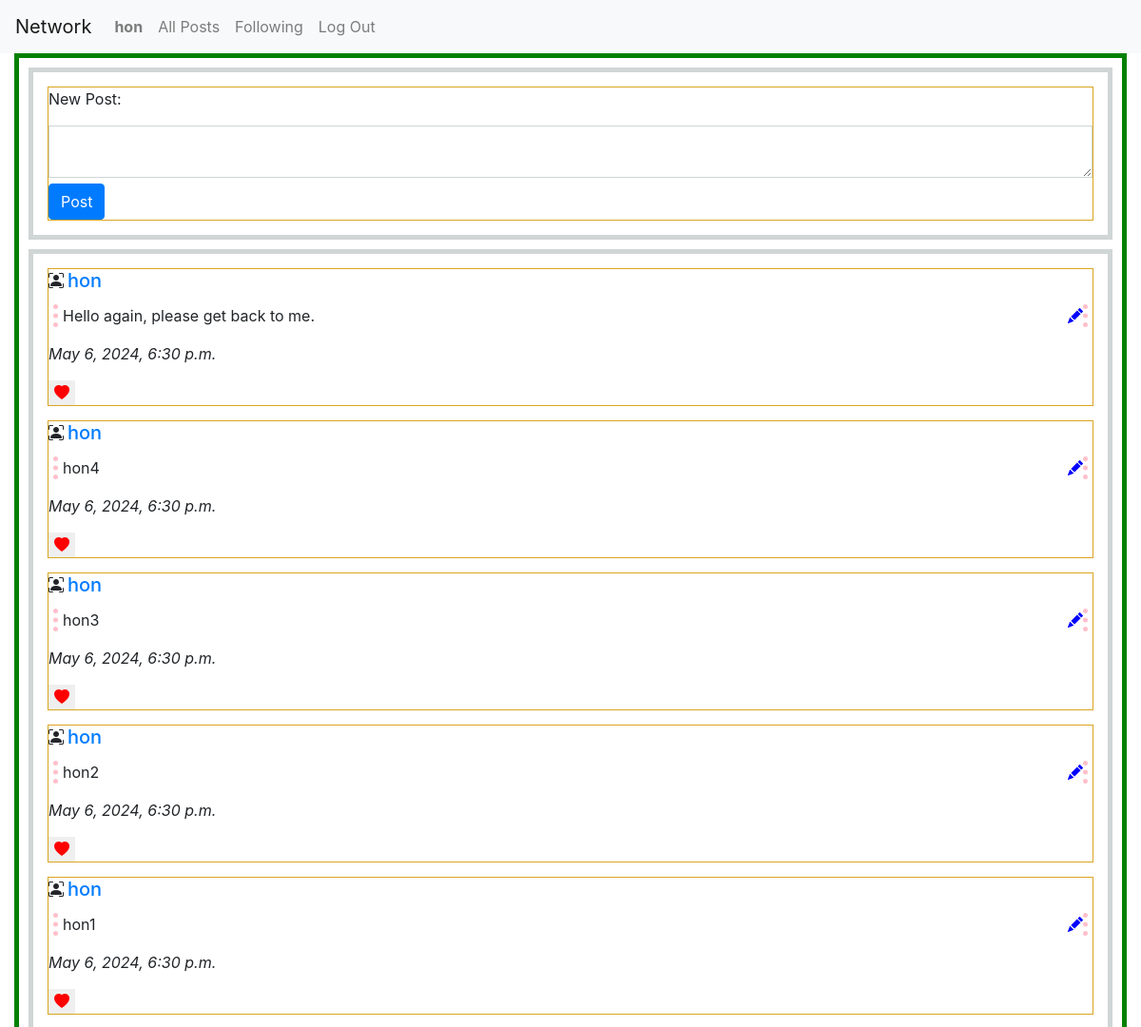
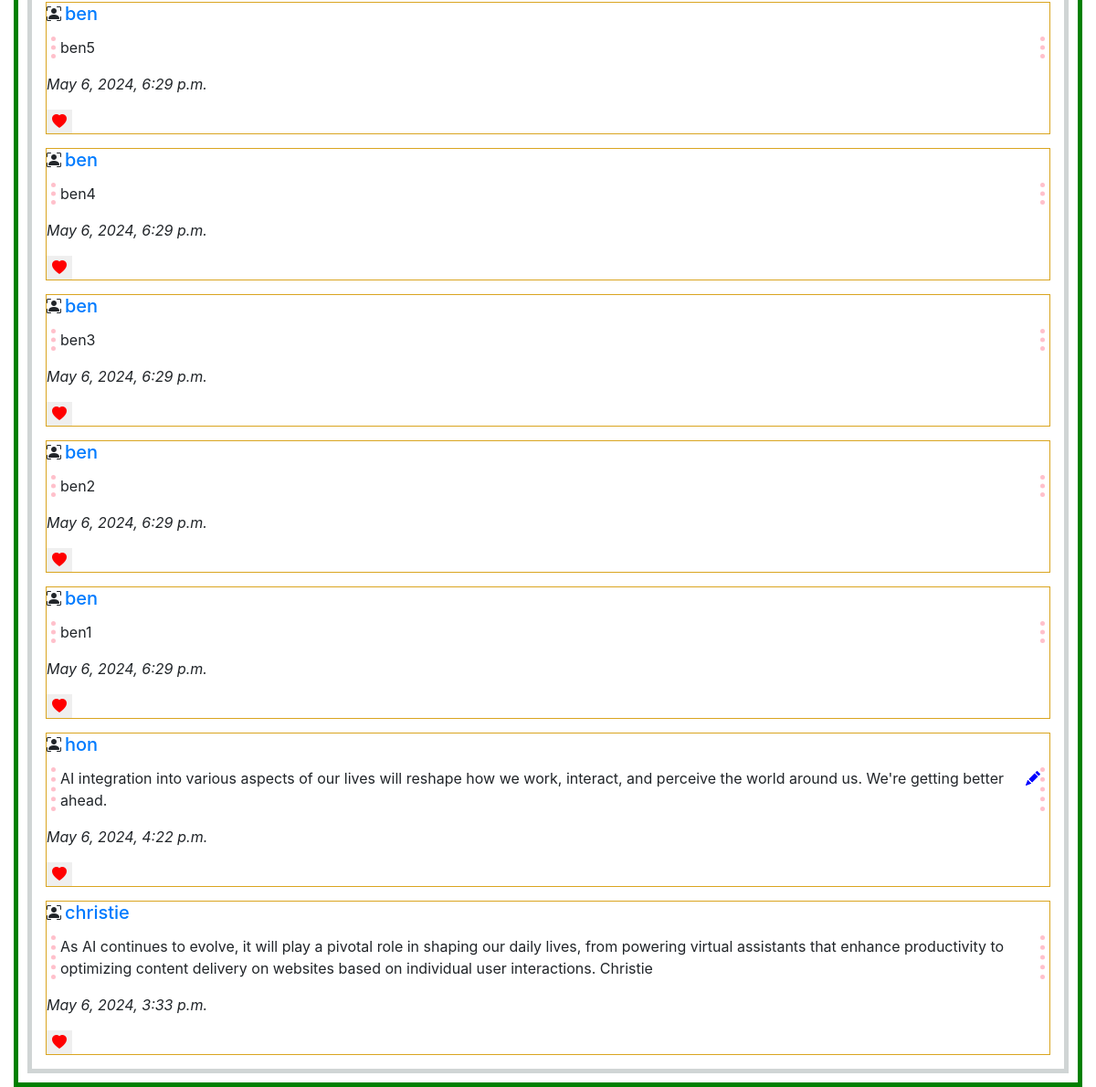
/ (signed in), run on the app's committed database (2 pictures, top to bottom).
### network/models.py (models this page shows)
class User(AbstractUser):
    pass

class Post(models.Model):
    poster=models.ForeignKey(User,on_delete=models.CASCADE,related_name="posts")
    content=models.TextField()
    timestamp=models.DateTimeField(auto_now_add=True)

### network/views.py (the view)
# urls.py: path("", views.index, name="index"),
def index(request):
    posts=Post.objects.filter(poster__in=User.objects.all())
    posts=posts.order_by('-timestamp')
    like_counts=[(post.id,post.post_likes.count()) for post in posts]
    for key,value in like_counts:
        print(value)
        logging.debug(f'value::{value}')
    logging.debug(f'like_counts dict ::{like_counts}')
    return render(request, "network/index.html",{'posts':posts,'like_counts':like_counts})

### network/templates/network/index.html (shortened to what this page needs)
{% extends "network/layout.html" %}
{% load static %}
{%block body %}
<div class="index-container">
  <div class="new-post">
    <form action="{% url 'posts' %}" method="POST">
      <div class="sub-new-post">
        <p>New Post:</p>
        <div class="create-input">
          <textarea name="content"></textarea>
        </div>
        <button type="submit" class="btn btn-primary">Post</button>
      </div>
    </form>
  </div>
  {%if posts and like_counts%}
  <div class="new-post">
    {%for post in posts %}
    <div class="sub-new-post">
      <div class="d-flex">
        <i class="bi bi-person-bounding-box"></i>
        <h5 class="mx-1">
          <a href="{%url 'profile' post.poster.id %}"
            >{{post.poster.username}}</a
          >
        </h5>
      </div>
      <div class="original-content">
         {%if request.user == post.poster%}
         <span class="pencil-circle"><i class="bi bi-pencil-fill pencil" id="btnEdit"></i></span>
         {%endif%}
        <p>{{ post.content }}</p>
      </div>
      <p><i>{{ post.timestamp }}</i></p>
      <div class="like">
        <button type="button" data-post-id="{{ post.id }}" class="like-btn liked" id="btnLike">
        <i class="bi bi-heart-fill heart" id="heart-icon-{{ post.id }}"></i>
      </button>
    </div>
    </div>
    {%endfor%}
  </div>
  {%endif%}
</div>
{% endblock %}

### network/templates/network/layout.html (shortened to what this page needs)
{% load static %}
<!DOCTYPE html>
<html lang="en">
    <head>
        <link rel="stylesheet" href="https://stackpath.bootstrapcdn.com/bootstrap/4.4.1/css/bootstrap.min.css">
        <link href="https://cdn.jsdelivr.net/npm/bootstrap-icons@1.8.1/font/bootstrap-icons.css" rel="stylesheet">
        <link href="{% static 'network/styles.css' %}" rel="stylesheet">
        <link href="{% static 'network/index-style.css' %}" rel="stylesheet">
        <link href="{% static 'network/profile-style.css' %}" rel="stylesheet">
        <link href="{% static 'network/following-style.css' %}" rel="stylesheet">
    </head>
    <body>
        <nav class="navbar navbar-expand-lg navbar-light bg-light">
            <a class="navbar-brand" href="#">Network</a>
            <div>
              <ul class="navbar-nav mr-auto">
                {% if user.is_authenticated %}
                    <li class="nav-item">
                        <a class="nav-link" href="#"><strong>{{ user.username }}</strong></a>
                    </li>
                {% endif %}
                <li class="nav-item">
                  <a class="nav-link" href="{% url 'index' %}">All Posts</a>
                </li>
                {% if user.is_authenticated %}
                    <li class="nav-item">
                        <a class="nav-link" href="{% url 'following'%}">Following</a>
                    </li>
                    <li class="nav-item">
                        <a class="nav-link" href="{% url 'logout' %}">Log Out</a>
                    </li>
                {% endif %}
              </ul>
            </div>
          </nav>
        <div class="body">
            {% block body %}
            {% endblock %}
        </div>
    </body>
</html>

### network/static/network/styles.css (style rules this page uses)
body { width: 100%; padding:0; margin: 0; box-sizing: border-box; }

### network/static/network/index-style.css (style rules this page uses)
.index-container { margin:0 15px; border: 5px solid green; box-sizing: border-box; }
.new-post { border:5px solid #d0d5d5; margin:10px; }
.sub-new-post { margin:15px; border:1px solid goldenrod; }
.create-input textarea { width: 100%; height: 55px; padding:5px; border:1px solid #d0d5d5; box-sizing: border-box; }
.heart { color: red; border:none; }
#btnLike { border:none; }
.original-content { position: relative; border-left: 5px dotted pink; border-right:5px dotted pink; padding-left: 5px; margin: 5px; }
.original-content .pencil { position:absolute; right:0; top:0; color: blue; cursor: pointer; }

### data on the page
User: username "hon"
Post: poster.username "hon", content "Hello again, please get back to me.", timestamp "May 6, 2024, 6:30 p.m."
Post: poster.username "hon", content "hon4", timestamp "May 6, 2024, 6:30 p.m."
Post: poster.username "hon", content "hon3", timestamp "May 6, 2024, 6:30 p.m."
Post: poster.username "hon", content "hon2", timestamp "May 6, 2024, 6:30 p.m."
Post: poster.username "hon", content "hon1", timestamp "May 6, 2024, 6:30 p.m."
Post: poster.username "ben", content "ben5", timestamp "May 6, 2024, 6:29 p.m."
Post: poster.username "ben", content "ben4", timestamp "May 6, 2024, 6:29 p.m."
Post: poster.username "ben", content "ben3", timestamp "May 6, 2024, 6:29 p.m."
Post: poster.username "ben", content "ben2", timestamp "May 6, 2024, 6:29 p.m."
Post: poster.username "ben", content "ben1", timestamp "May 6, 2024, 6:29 p.m."
Post: poster.username "hon", content "AI integration into various aspects of our lives will reshape how we work, interact, and perceive the world around us. We're getting better ahead.", timestamp "May 6, 2024, 4:22 p.m."
Post: poster.username "christie", content "As AI continues to evolve, it will play a pivotal role in shaping our daily lives, from powering virtual assistants that enhance productivity to optimizing content delivery on websites based on individual user interactions. Christie", timestamp "May 6, 2024, 3:33 p.m."
